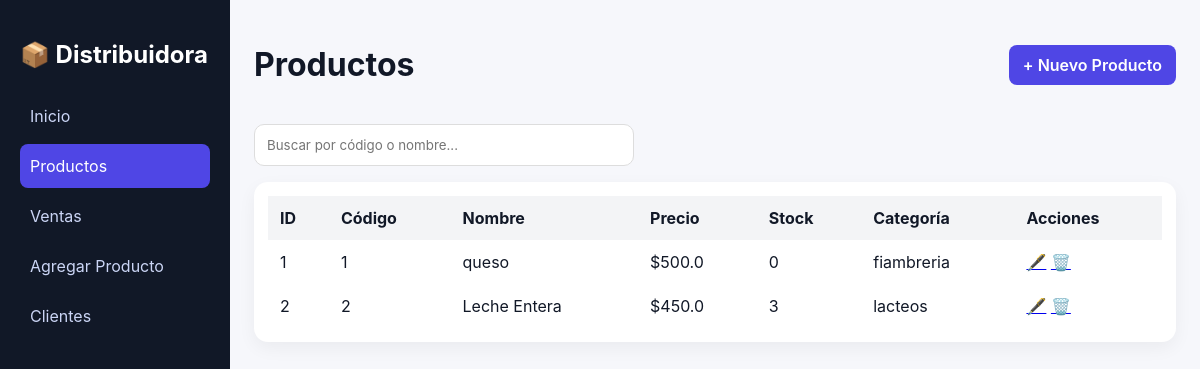
The page /productos on the database its author committed.
### tables this page shows
CREATE TABLE productos (
            id INTEGER PRIMARY KEY AUTOINCREMENT,
            nombre TEXT NOT NULL,
            codigo TEXT NOT NULL,
            precio REAL NOT NULL,
            stock INTEGER NOT NULL DEFAULT 0,
            categoria TEXT NOT NULL
        );

### routes/products.py (the view)
@productos_bp.route("/productos")
def productos():
    conn = conectar()
    producto = conn.execute("SELECT * FROM productos").fetchall()
    for p in producto:
        print(dict(p))
    conn.close()
    return render_template("productos.html", productos=producto, page = "productos")

### db.py (called while the page is built)
def conectar():
    conn = sqlite3.connect(DB_NAME)
    conn.row_factory = sqlite3.Row
    return conn

### templates/productos.html (shortened to what this page needs)
<html lang="es">
<head>
<link rel="stylesheet" href="/static/style.css">
</head>
<body>
<div class="app">
  <aside class="sidebar">
    <h2 class="logo">📦 Distribuidora</h2>
     <nav>
    <a href="/" class="{% if page == 'inicio' %}active{% endif %}">Inicio</a>
    <a href="/productos" class="{% if page == 'productos' %}active{% endif %}">
      Productos
    </a>
    <a href="/ventas" class="{% if page == 'ventas' %}active{% endif %}">
      Ventas
    </a>
    <a href="/agregar_productos" class="{% if page == 'agregar_productos' %}active{% endif %}">
      Agregar Producto
    </a>
    <a href="/clientes" class="{% if page == 'clientes' %}active{% endif %}">
      Clientes
    </a>
  </nav>
  </aside>
  <main class="content">
    <header class="topbar">
      <h1>Productos</h1>
      <a href="/agregar_productos" class="btn-primary">+ Nuevo Producto</a>
    </header>
    <div class="search-box">
      <input type="text" id="searchInput" placeholder="Buscar por código o nombre...">
    </div>
    <div class="table-card">
      <table id="productsTable">
        <thead>
          <tr>
            <th>ID</th>
            <th>Código</th>
            <th>Nombre</th>
            <th>Precio</th>
            <th>Stock</th>
            <th>Categoría</th>
            <th>Acciones</th>
          </tr>
        </thead>
        <tbody>
          {% for producto in productos %}
          <tr>
            <td>{{ producto.id }}</td>
            <td class="codigo">{{ producto.codigo }}</td>
            <td class="nombre">{{ producto.nombre }}</td>
            <td>${{ producto.precio }}</td>
            <td>{{ producto.stock }}</td>
            <td>{{ producto.categoria }}</td>
            <td><a href="/editar_producto/{{ producto.id }}" class="btn-edit">🖋️</a>
                <a href="/eliminar_producto/{{ producto.id }}" class="btn-delete">🗑️</a>
            </td>
          </tr>
          {% endfor %}
        </tbody>
      </table>
    </div>
  </main>
</div>
</body>
</html>

### static/style.css (style rules this page uses)
* { box-sizing: border-box; font-family: Inter, system-ui, sans-serif; }
body { margin: 0; background: #f6f7fb; color: #111827; }
.app { display: flex; height: 100vh; }
.sidebar { width: 230px; background: #111827; color: white; padding: 20px; }
.logo { margin-bottom: 25px; }
.sidebar nav a { display: block; color: #cbd5f5; text-decoration: none; padding: 12px 10px; border-radius: 8px; margin-bottom: 6px; transition: 0.2s; }
.sidebar nav a:hover, .sidebar nav a.active { background: #4f46e5; color: white; }
.content { flex: 1; padding: 24px; overflow-y: auto; }
.topbar { display: flex; justify-content: space-between; align-items: center; margin-bottom: 18px; }
.btn-primary { background: #4f46e5; color: white; padding: 10px 14px; border-radius: 8px; text-decoration: none; font-weight: 600; }
.search-box input { width: 100%; max-width: 380px; padding: 12px; border-radius: 10px; border: 1px solid #ddd; outline: none; margin-bottom: 16px; }
.table-card { background: white; border-radius: 14px; padding: 14px; box-shadow: 0 6px 18px rgba(0,0,0,0.05); }
table { width: 100%; border-collapse: collapse; }
thead { background: #f3f4f6; }
th, td { padding: 12px; text-align: left; }

### rows shown on the page
productos: id "1", codigo "1", nombre "queso", precio "500.0", stock "0", categoria "fiambreria"
productos: id "2", codigo "2", nombre "Leche Entera", precio "450.0", stock "3", categoria "lacteos"
